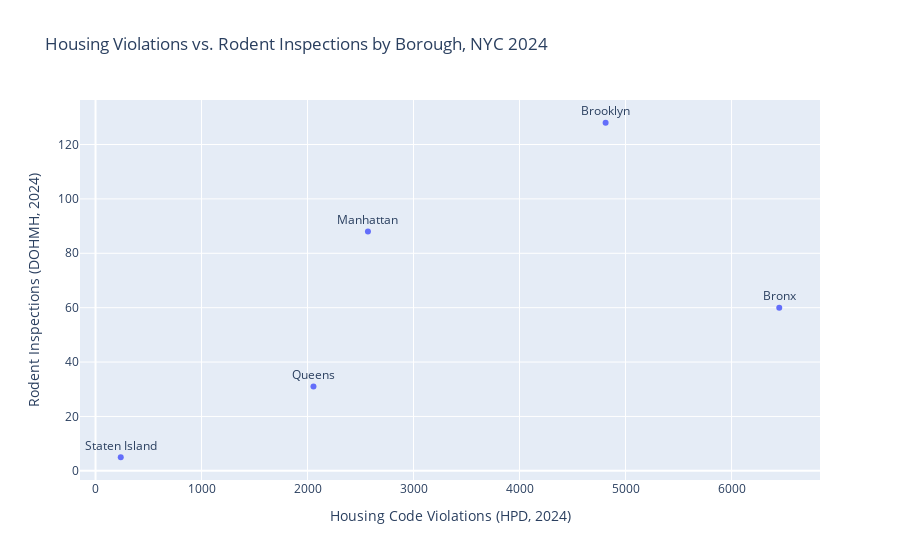

The notebook cell this image was saved under:
### Markdown cell above
## Visual 1 – Scatter plot: Violations vs Rodent Inspections

This scatter plot compares the **raw counts** for each borough:

- x axis: total HPD housing violations in 2024  
- y axis: total DOHMH rodent inspections in 2024  
- Each point represents one borough and is labeled with the borough name

This lets me see whether boroughs with more housing violations also tend to have more rodent inspections.

### Code cell
fig = px.scatter(
    combined_clean,
    x="hpd_violations_2024",
    y="rat_inspections_2024",
    text="Borough",
    hover_name="Borough",
    labels={
        "hpd_violations_2024": "Housing Code Violations (HPD, 2024)",
        "rat_inspections_2024": "Rodent Inspections (DOHMH, 2024)",
    },
    title="Housing Violations vs. Rodent Inspections by Borough, NYC 2024"
)

fig.update_traces(textposition="top center")

fig.show()

### Figure 1 — Plotly figure (JSON) as saved in the notebook; plotly's stock layout.template omitted (floating-point values rounded to 4 significant figures)
{"data": [{"hovertemplate": "<b>%{hovertext}</b><br><br>Housing Code Violations (HPD, 2024)=%{x}<br>Rodent Inspections (DOHMH, 2024)=%{y}<br>Borough=%{text}<extra></extra>", "hovertext": ["Bronx", "Brooklyn", "Manhattan", "Queens", "Staten Island"], "legendgroup": "", "marker": {"color": "#636efa", "symbol": "circle"}, "mode": "markers+text", "name": "", "orientation": "v", "showlegend": false, "text": ["Bronx", "Brooklyn", "Manhattan", "Queens", "Staten Island"], "textposition": "top center", "type": "scatter", "x": [6450, 4812, 2570, 2056, 238], "xaxis": "x", "y": [60, 128, 88, 31, 5], "yaxis": "y"}], "layout": {"legend": {"tracegroupgap": 0}, "title": {"text": "Housing Violations vs. Rodent Inspections by Borough, NYC 2024"}, "xaxis": {"anchor": "y", "domain": [0, 1], "title": {"text": "Housing Code Violations (HPD, 2024)"}}, "yaxis": {"anchor": "x", "domain": [0, 1], "title": {"text": "Rodent Inspections (DOHMH, 2024)"}}}}
